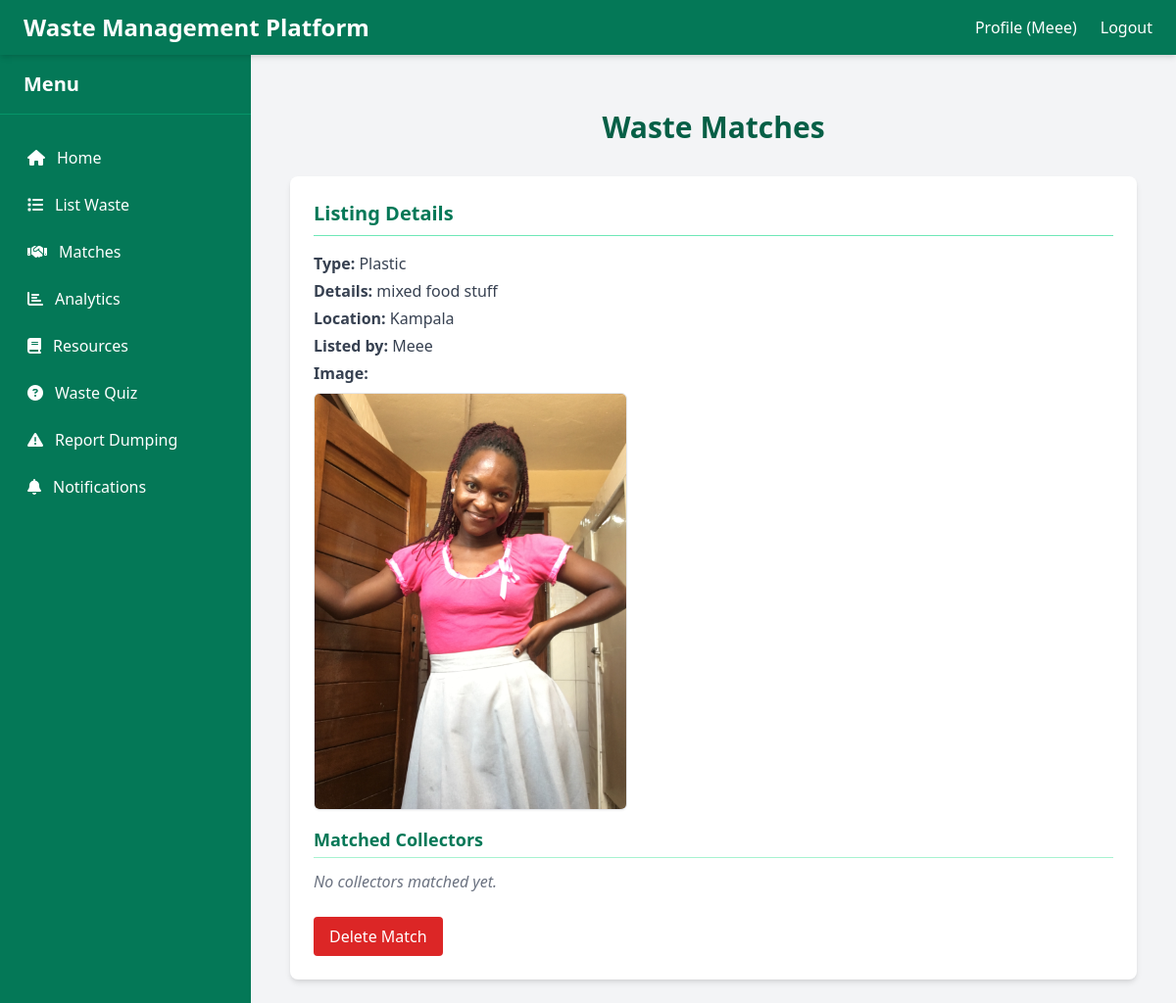
Screenshot of /matching/ (signed in) with the database file from the repository.
### waste/models.py (models this page shows, shortened)
class WasteListing(models.Model):
    WASTE_TYPE_CHOICES = [
        ('plastic', 'Plastic'),
        ('paper', 'Paper'),
        ('glass', 'Glass'),
        ('organic', 'Organic'),
        ('metal', 'Metal'),
        ('e-waste', 'E-Waste'),
        ('clothing', 'Clothing'),
        ('hazardous', 'Hazardous'),
        ('construction', 'Construction'),
        ('medical', 'Medical'),
    ]
    user = models.ForeignKey(User, on_delete=models.CASCADE)
    waste_type = models.CharField(max_length=50, choices=WASTE_TYPE_CHOICES)
    quantity = models.CharField(max_length=50, blank=True, help_text="e.g., 2 heaps, 5 sacks, 3 bags")
    description = models.CharField(max_length=100, blank=True, help_text="Additional details about the waste (optional)")
    location = models.CharField(max_length=100)
    image = models.ImageField(upload_to='waste_images/', blank=True, null=True)
    created_at = models.DateTimeField(auto_now_add=True)

### matching/views.py (the view, shortened to what this page needs)
# urls.py: path('', views.matches, name='matches'),
@login_required
def matches(request):
    try:
        user_profile = request.user.profile
    except Profile.DoesNotExist:
        messages.error(request, "Please complete your profile first")
        return redirect('profile')
    matches = []
    new_notifications = False
    dismissed_ids = DismissedMatch.objects.filter(user=request.user).values_list('listing_id', flat=True)
    if user_profile.user_type in ['household', 'business']:
        listings = WasteListing.objects.filter(user=request.user).exclude(id__in=dismissed_ids).select_related('user')
        for listing in listings:
            collectors = Profile.objects.filter(
                user_type__in=['collector', 'recycler'],
                accepted_waste_types__contains=listing.waste_type,
                location=user_profile.location
            ).exclude(contact__isnull=True).exclude(contact__exact='')
            matches.append({
                'listing': listing,
                'collectors': collectors,
            })
    if new_notifications:
        messages.info(request, "You have new matches!")
    return render(request, 'matching/matches.html', {
        'matches': matches,
        'user_profile': user_profile
    })

### matching/templatetags/notification_tags.py (called while the page is built)
@register.filter
def unread_notifications_count(user):
    if user.is_authenticated:
        return Notification.objects.filter(recipient=user, is_read=False).count()
    return 0

### templates/matching/matches.html (shortened to what this page needs)
{% extends 'base.html' %}
{% load static %}
{% block content %}
<div class="container mx-auto mt-8 px-4 max-w-4xl">
    <h2 class="text-3xl font-extrabold text-green-800 mb-8 text-center">Waste Matches</h2>
    {% if matches %}
        <div class="space-y-8">
            {% for match in matches %}
                <div class="bg-white rounded-lg shadow-md p-6 hover:shadow-lg transition duration-300">
                    <h3 class="text-xl font-semibold text-green-700 mb-4 border-b border-green-300 pb-2">Listing Details</h3>
                    <div class="mb-4 text-gray-700 space-y-1">
                        <p><strong>Type:</strong> <span class="capitalize">{{ match.listing.waste_type }}</span></p>
                        <p>
                            <strong>Details:</strong>
                            {% if match.listing.description %}
                                {{ match.listing.description }}
                            {% else %}
                                {{ match.listing.quantity }}
                            {% endif %}
                        </p>
                        <p><strong>Location:</strong> {{ match.listing.location }}</p>
                        <p><strong>Listed by:</strong> {{ match.listing.user.username }}</p>
                        {% if match.listing.image %}
                            <div class="mt-3">
                                <strong>Image:</strong><br>
                                <img src="{{ match.listing.image.url }}"
                                     alt="Waste listing image"
                                     class="max-w-full md:max-w-xs rounded-md shadow-sm mt-2 border border-gray-200"
                                     onerror="this.style.display='none'">
                            </div>
                        {% endif %}
                    </div>
                    {% if user.profile.user_type == 'household' or user.profile.user_type == 'business' %}
                        <h4 class="text-lg font-semibold text-green-700 mb-3 border-b border-green-200 pb-1">Matched Collectors</h4>
                        {% if match.collectors %}
                            <ul class="list-disc list-inside space-y-2 text-gray-800">
                                {% for collector in match.collectors %}
                                    <li>
                                        <p><strong>Collector:</strong> {{ collector.user.username }}</p>
                                        <p><strong>Contact:</strong> {{ collector.contact|default:"Not provided" }}</p>
                                    </li>
                                {% endfor %}
                            </ul>
                        {% else %}
                            <p class="text-gray-500 italic">No collectors matched yet.</p>
                        {% endif %}
                    {% endif %}
                    <form action="{% url 'delete_match' match.listing.id %}" method="POST" class="mt-6">
                        <button type="submit" class="bg-red-600 text-white px-4 py-2 rounded hover:bg-red-700 transition">
                            Delete Match
                        </button>
                    </form>
                </div>
            {% endfor %}
        </div>
    {% else %}
        <p class="text-center text-gray-500 text-lg mt-12 italic">No matches found.</p>
    {% endif %}
</div>
{% endblock %}

### templates/base.html (shortened to what this page needs)
<!DOCTYPE html>
{% load notification_tags %}
 {% load static %}
<html lang="en">
<head>
  <link href="https://cdn.jsdelivr.net/npm/tailwindcss@2.2.19/dist/tailwind.min.css" rel="stylesheet" />
  <link rel="stylesheet" href="https://cdnjs.cloudflare.com/ajax/libs/font-awesome/5.15.4/css/all.min.css" />
  {% load static %}
  <link rel="stylesheet" href="{% static 'css/style.css' %}" />
  <link rel="stylesheet" href="https://cdnjs.cloudflare.com/ajax/libs/font-awesome/6.4.0/css/all.min.css">
</head>
<body class="bg-gray-100 flex flex-col min-h-screen">
  <header class="bg-green-700 text-white shadow-md flex justify-between items-center px-6 py-3 sticky top-0 z-40">
    <div class="flex items-center">
      <a href="{% url 'home' %}" class="text-2xl font-extrabold hover:text-green-300 transition">
        Waste Management Platform
      </a>
    </div>
    <nav class="hidden md:flex space-x-6 font-medium">
      {% if user.is_authenticated %}
        <a href="{% url 'profile' %}" class="hover:text-green-300 transition">Profile ({{ user.username }})</a>
        <a href="{% url 'logout' %}" class="hover:text-green-300 transition">Logout</a>
      {% else %}
        <a href="{% url 'login' %}" class="hover:text-green-300 transition">Login</a>
      {% endif %}
    </nav>
  </header>
  <div class="flex flex-1 min-h-0">
    <aside class="bg-green-700 text-white w-64 flex-shrink-0 flex flex-col transition-transform transform md:translate-x-0 -translate-x-full md:relative fixed top-0 bottom-0 z-30"
      id="sidebar">
      <div class="flex items-center justify-between px-6 py-4 border-b border-green-600">
        <span class="text-xl font-bold">Menu</span>
      </div>
      <nav class="flex flex-col flex-grow overflow-y-auto px-4 py-6 space-y-2">
        <a href="{% url 'home' %}" class="flex items-center px-3 py-2 rounded hover:bg-green-600 transition">
          <i class="fas fa-home mr-3"></i> Home
        </a>
        {% if not is_quick_access and user.is_authenticated %}
          {% if user.profile.user_type != 'recycler' %}
            <a href="{% url 'waste_list' %}" class="flex items-center px-3 py-2 rounded hover:bg-green-600 transition">
              <i class="fas fa-list mr-3"></i> List Waste
            </a>
          {% endif %}
          <a href="{% url 'matches' %}" class="flex items-center px-3 py-2 rounded hover:bg-green-600 transition">
            <i class="fas fa-handshake mr-3"></i> Matches
          </a>
          <a href="{% url 'analytics' %}" class="flex items-center px-3 py-2 rounded hover:bg-green-600 transition">
            <i class="fas fa-chart-bar mr-3"></i> Analytics
          </a>
        {% endif %}
        <a href="{% url 'resources' %}" class="flex items-center px-3 py-2 rounded hover:bg-green-600 transition">
          <i class="fas fa-book mr-3"></i> Resources
        </a>
        <a href="{% url 'waste_quiz' %}" class="flex items-center px-3 py-2 rounded hover:bg-green-600 transition">
          <i class="fas fa-question-circle mr-3"></i> Waste Quiz
        </a>
        <a href="{% url 'report_dumping' %}" class="flex items-center px-3 py-2 rounded hover:bg-green-600 transition">
          <i class="fas fa-exclamation-triangle mr-3"></i> Report Dumping
        </a>
        {% if user.is_authenticated %}
          <a href="{% url 'notifications' %}" class="flex items-center px-3 py-2 rounded hover:bg-green-600 relative transition" aria-label="Notifications">
            <i class="fas fa-bell mr-3"></i> Notifications
          </a>
        {% endif %}
      </nav>
    </aside>
    <main class="flex-1 p-6 overflow-auto max-h-screen">
      {% block content %}{% endblock %}
    </main>
  </div>
</body>
</html>

### rows the page displays
WasteListing: listing.waste_type "Plastic", listing.description "mixed food stuff", listing.location "Kampala", listing.user.username "Meee", listing.image (picture)

### other values shown
{{ user.username }} "Meee"
